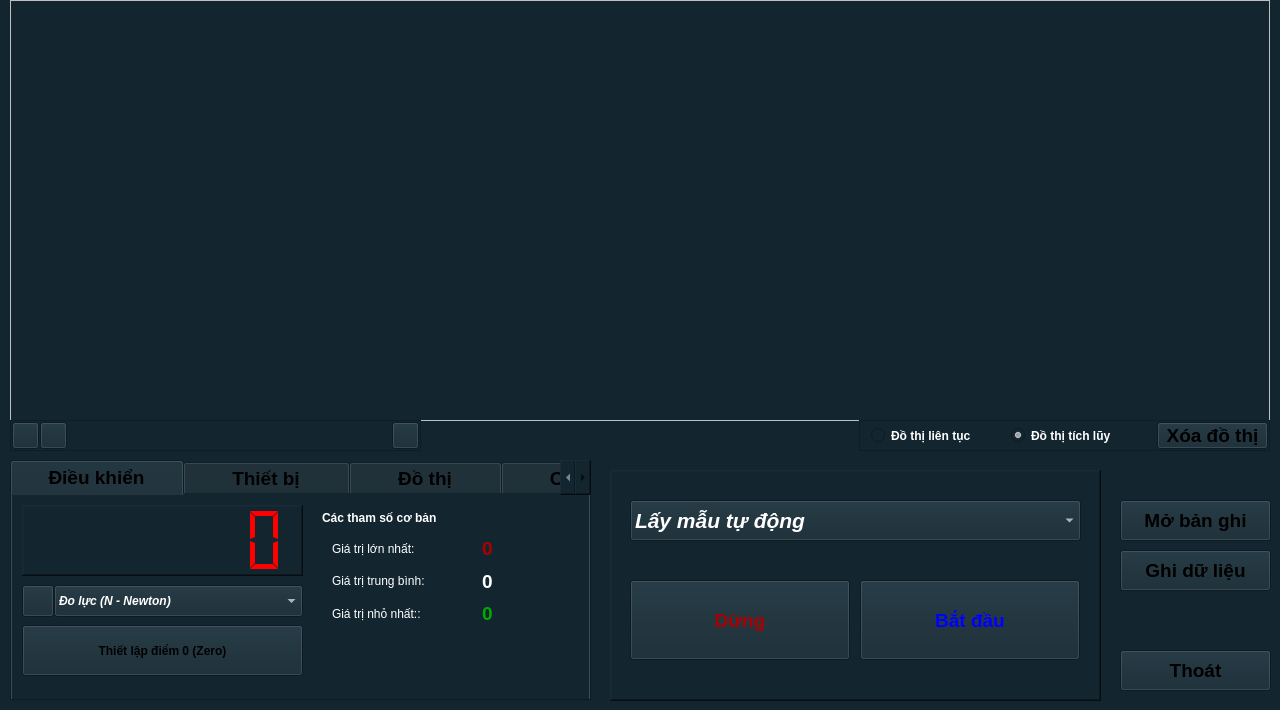
<?xml version="1.0" encoding="UTF-8"?>
<ui version="4.0">
 <class>Module_MOD1102</class>
 <widget class="QWidget" name="Module_MOD1102">
  <property name="geometry">
   <rect>
    <x>0</x>
    <y>0</y>
    <width>1280</width>
    <height>710</height>
   </rect>
  </property>
  <property name="windowTitle">
   <string>Form</string>
  </property>
  <property name="windowIcon">
   <iconset resource="../image.qrc">
    <normaloff>:/image/MFS1102.jpg</normaloff>:/image/MFS1102.jpg</iconset>
  </property>
  <property name="styleSheet">
   <string notr="true">background-color: #132630;</string>
  </property>
  <widget class="QFrame" name="frame_Chart">
   <property name="geometry">
    <rect>
     <x>10</x>
     <y>0</y>
     <width>1260</width>
     <height>421</height>
    </rect>
   </property>
   <property name="styleSheet">
    <string notr="true">QFrame { 
border: 1px solid #C0C0C0;
}</string>
   </property>
   <property name="frameShape">
    <enum>QFrame::StyledPanel</enum>
   </property>
   <property name="frameShadow">
    <enum>QFrame::Raised</enum>
   </property>
  </widget>
  <widget class="QPushButton" name="pushButton_Cancel">
   <property name="geometry">
    <rect>
     <x>1120</x>
     <y>650</y>
     <width>151</width>
     <height>41</height>
    </rect>
   </property>
   <property name="font">
    <font>
     <pointsize>14</pointsize>
     <weight>75</weight>
     <bold>true</bold>
    </font>
   </property>
   <property name="text">
    <string>Thoát</string>
   </property>
  </widget>
  <widget class="QFrame" name="frame">
   <property name="geometry">
    <rect>
     <x>610</x>
     <y>470</y>
     <width>491</width>
     <height>231</height>
    </rect>
   </property>
   <property name="styleSheet">
    <string notr="true">background-color: #132630;</string>
   </property>
   <property name="frameShape">
    <enum>QFrame::WinPanel</enum>
   </property>
   <property name="frameShadow">
    <enum>QFrame::Raised</enum>
   </property>
   <widget class="QPushButton" name="pushButton_Stop">
    <property name="geometry">
     <rect>
      <x>20</x>
      <y>110</y>
      <width>220</width>
      <height>80</height>
     </rect>
    </property>
    <property name="font">
     <font>
      <pointsize>14</pointsize>
      <weight>75</weight>
      <bold>true</bold>
     </font>
    </property>
    <property name="styleSheet">
     <string notr="true">color: rgb(170, 0, 0);</string>
    </property>
    <property name="text">
     <string>Dừng</string>
    </property>
   </widget>
   <widget class="QPushButton" name="pushButton_Next">
    <property name="geometry">
     <rect>
      <x>250</x>
      <y>110</y>
      <width>220</width>
      <height>80</height>
     </rect>
    </property>
    <property name="font">
     <font>
      <pointsize>14</pointsize>
      <weight>75</weight>
      <bold>true</bold>
     </font>
    </property>
    <property name="styleSheet">
     <string notr="true">color: rgb(0, 0, 255);</string>
    </property>
    <property name="text">
     <string>Bắt đầu</string>
    </property>
   </widget>
   <widget class="QComboBox" name="comboBox_SelectSample">
    <property name="geometry">
     <rect>
      <x>20</x>
      <y>30</y>
      <width>451</width>
      <height>41</height>
     </rect>
    </property>
    <property name="font">
     <font>
      <pointsize>16</pointsize>
      <weight>75</weight>
      <italic>true</italic>
      <bold>true</bold>
     </font>
    </property>
    <property name="layoutDirection">
     <enum>Qt::LeftToRight</enum>
    </property>
    <property name="styleSheet">
     <string notr="true">color: rgb(255, 255, 255);</string>
    </property>
    <property name="editable">
     <bool>false</bool>
    </property>
    <item>
     <property name="text">
      <string>Lấy mẫu tự động</string>
     </property>
    </item>
    <item>
     <property name="text">
      <string>Lấy mẫu khi nhấn &quot;Bắt đầu&quot;</string>
     </property>
    </item>
    <item>
     <property name="text">
      <string>Lấy mẫu so sánh (3 đường đồ thị)</string>
     </property>
    </item>
   </widget>
  </widget>
  <widget class="QTabWidget" name="tabWidget">
   <property name="geometry">
    <rect>
     <x>10</x>
     <y>460</y>
     <width>581</width>
     <height>241</height>
    </rect>
   </property>
   <property name="font">
    <font>
     <pointsize>14</pointsize>
     <weight>75</weight>
     <bold>true</bold>
    </font>
   </property>
   <property name="currentIndex">
    <number>0</number>
   </property>
   <widget class="QWidget" name="tab_Infor">
    <attribute name="title">
     <string>     Điều khiển     </string>
    </attribute>
    <widget class="QWidget" name="verticalLayoutWidget">
     <property name="geometry">
      <rect>
       <x>320</x>
       <y>40</y>
       <width>151</width>
       <height>92</height>
      </rect>
     </property>
     <layout class="QVBoxLayout" name="verticalLayout">
      <item>
       <widget class="QLabel" name="label">
        <property name="font">
         <font>
          <weight>50</weight>
          <bold>false</bold>
         </font>
        </property>
        <property name="styleSheet">
         <string notr="true">color: rgb(255, 255, 255);</string>
        </property>
        <property name="text">
         <string>Giá trị lớn nhất:</string>
        </property>
       </widget>
      </item>
      <item>
       <widget class="QLabel" name="label_3">
        <property name="font">
         <font>
          <weight>50</weight>
          <bold>false</bold>
         </font>
        </property>
        <property name="styleSheet">
         <string notr="true">color: rgb(255, 255, 255);</string>
        </property>
        <property name="text">
         <string>Giá trị trung bình:</string>
        </property>
       </widget>
      </item>
      <item>
       <widget class="QLabel" name="label_2">
        <property name="font">
         <font>
          <weight>50</weight>
          <bold>false</bold>
         </font>
        </property>
        <property name="styleSheet">
         <string notr="true">color: rgb(255, 255, 255);</string>
        </property>
        <property name="text">
         <string>Giá trị nhỏ nhất::</string>
        </property>
       </widget>
      </item>
     </layout>
    </widget>
    <widget class="QWidget" name="verticalLayoutWidget_2">
     <property name="geometry">
      <rect>
       <x>470</x>
       <y>40</y>
       <width>101</width>
       <height>92</height>
      </rect>
     </property>
     <layout class="QVBoxLayout" name="verticalLayout_2">
      <item>
       <widget class="QLabel" name="label_ValueMax">
        <property name="font">
         <font>
          <pointsize>14</pointsize>
          <weight>75</weight>
          <bold>true</bold>
         </font>
        </property>
        <property name="styleSheet">
         <string notr="true">color: rgb(170, 0, 0);</string>
        </property>
        <property name="text">
         <string>0</string>
        </property>
       </widget>
      </item>
      <item>
       <widget class="QLabel" name="label_ValueAvg">
        <property name="font">
         <font>
          <pointsize>14</pointsize>
          <weight>75</weight>
          <bold>true</bold>
         </font>
        </property>
        <property name="styleSheet">
         <string notr="true">color: rgb(255, 255, 255);</string>
        </property>
        <property name="text">
         <string>0</string>
        </property>
       </widget>
      </item>
      <item>
       <widget class="QLabel" name="label_ValueMin">
        <property name="font">
         <font>
          <pointsize>14</pointsize>
          <weight>75</weight>
          <bold>true</bold>
         </font>
        </property>
        <property name="styleSheet">
         <string notr="true">color: rgb(0, 170, 0);</string>
        </property>
        <property name="text">
         <string>0</string>
        </property>
       </widget>
      </item>
     </layout>
    </widget>
    <widget class="QLabel" name="label_sampleInfo">
     <property name="geometry">
      <rect>
       <x>310</x>
       <y>10</y>
       <width>261</width>
       <height>26</height>
      </rect>
     </property>
     <property name="font">
      <font>
       <weight>75</weight>
       <bold>true</bold>
      </font>
     </property>
     <property name="styleSheet">
      <string notr="true">color: rgb(255, 255, 255);</string>
     </property>
     <property name="text">
      <string>Các tham số cơ bản</string>
     </property>
    </widget>
    <widget class="QFrame" name="frame_2">
     <property name="geometry">
      <rect>
       <x>0</x>
       <y>0</y>
       <width>301</width>
       <height>191</height>
      </rect>
     </property>
     <property name="styleSheet">
      <string notr="true">background-color: #132630;</string>
     </property>
     <property name="frameShape">
      <enum>QFrame::NoFrame</enum>
     </property>
     <property name="frameShadow">
      <enum>QFrame::Raised</enum>
     </property>
     <widget class="QPushButton" name="pushButton">
      <property name="geometry">
       <rect>
        <x>10</x>
        <y>90</y>
        <width>32</width>
        <height>32</height>
       </rect>
      </property>
      <property name="styleSheet">
       <string notr="true"/>
      </property>
      <property name="text">
       <string/>
      </property>
      <property name="icon">
       <iconset resource="../image.qrc">
        <normaloff>:/image/MFS1101_Icon.jpg</normaloff>:/image/MFS1101_Icon.jpg</iconset>
      </property>
      <property name="iconSize">
       <size>
        <width>32</width>
        <height>32</height>
       </size>
      </property>
     </widget>
     <widget class="QLCDNumber" name="lcdNumber_Value">
      <property name="geometry">
       <rect>
        <x>10</x>
        <y>10</y>
        <width>281</width>
        <height>71</height>
       </rect>
      </property>
      <property name="styleSheet">
       <string notr="true">background-color: #132630;
color: rgb(255, 0, 0);</string>
      </property>
      <property name="frameShape">
       <enum>QFrame::WinPanel</enum>
      </property>
      <property name="lineWidth">
       <number>1</number>
      </property>
      <property name="smallDecimalPoint">
       <bool>false</bool>
      </property>
      <property name="digitCount">
       <number>7</number>
      </property>
      <property name="segmentStyle">
       <enum>QLCDNumber::Flat</enum>
      </property>
      <property name="value" stdset="0">
       <double>0.000000000000000</double>
      </property>
      <property name="intValue" stdset="0">
       <number>0</number>
      </property>
     </widget>
     <widget class="QComboBox" name="comboBox_Unit">
      <property name="geometry">
       <rect>
        <x>42</x>
        <y>90</y>
        <width>249</width>
        <height>32</height>
       </rect>
      </property>
      <property name="font">
       <font>
        <weight>75</weight>
        <italic>true</italic>
        <bold>true</bold>
       </font>
      </property>
      <property name="styleSheet">
       <string notr="true">color: rgb(255, 255, 255);</string>
      </property>
      <item>
       <property name="text">
        <string>Đo lực (N - Newton)</string>
       </property>
      </item>
      <item>
       <property name="text">
        <string>Đo khối lượng (G - Gram)</string>
       </property>
      </item>
      <item>
       <property name="text">
        <string>Đo khối lượng (Kg - Kilogram)</string>
       </property>
      </item>
      <item>
       <property name="text">
        <string>Đo trọng lượng (N - Newton)</string>
       </property>
      </item>
     </widget>
     <widget class="QPushButton" name="pushButton_setZero">
      <property name="geometry">
       <rect>
        <x>10</x>
        <y>130</y>
        <width>281</width>
        <height>51</height>
       </rect>
      </property>
      <property name="font">
       <font>
        <weight>75</weight>
        <bold>true</bold>
       </font>
      </property>
      <property name="text">
       <string>Thiết lập điểm 0 (Zero)</string>
      </property>
     </widget>
    </widget>
   </widget>
   <widget class="QWidget" name="tab_2">
    <attribute name="title">
     <string>       Thiết bị       </string>
    </attribute>
    <widget class="QWidget" name="verticalLayoutWidget_4">
     <property name="geometry">
      <rect>
       <x>150</x>
       <y>10</y>
       <width>291</width>
       <height>101</height>
      </rect>
     </property>
     <layout class="QVBoxLayout" name="verticalLayout_3">
      <item>
       <widget class="QLabel" name="label_Name">
        <property name="styleSheet">
         <string notr="true">color: rgb(255, 255, 255);</string>
        </property>
        <property name="text">
         <string/>
        </property>
       </widget>
      </item>
      <item>
       <widget class="QLabel" name="label_Address">
        <property name="styleSheet">
         <string notr="true">color: rgb(255, 255, 255);</string>
        </property>
        <property name="text">
         <string/>
        </property>
       </widget>
      </item>
      <item>
       <widget class="QLabel" name="label_SerialNumber">
        <property name="styleSheet">
         <string notr="true">color: rgb(255, 255, 255);</string>
        </property>
        <property name="text">
         <string/>
        </property>
       </widget>
      </item>
     </layout>
    </widget>
    <widget class="QWidget" name="verticalLayoutWidget_5">
     <property name="geometry">
      <rect>
       <x>10</x>
       <y>10</y>
       <width>111</width>
       <height>131</height>
      </rect>
     </property>
     <layout class="QVBoxLayout" name="verticalLayout_5">
      <item>
       <widget class="QLabel" name="label_4">
        <property name="styleSheet">
         <string notr="true">color: rgb(255, 255, 255);</string>
        </property>
        <property name="text">
         <string>Tên thiết bị:</string>
        </property>
       </widget>
      </item>
      <item>
       <widget class="QLabel" name="label_6">
        <property name="styleSheet">
         <string notr="true">color: rgb(255, 255, 255);</string>
        </property>
        <property name="text">
         <string>Địa chỉ:</string>
        </property>
       </widget>
      </item>
      <item>
       <widget class="QLabel" name="label_7">
        <property name="styleSheet">
         <string notr="true">color: rgb(255, 255, 255);</string>
        </property>
        <property name="text">
         <string>Mã sê-ri:</string>
        </property>
       </widget>
      </item>
      <item>
       <widget class="QLabel" name="label_5">
        <property name="styleSheet">
         <string notr="true">color: rgb(255, 255, 255);</string>
        </property>
        <property name="text">
         <string>Mô tả:</string>
        </property>
       </widget>
      </item>
     </layout>
    </widget>
    <widget class="QWidget" name="verticalLayoutWidget_3">
     <property name="geometry">
      <rect>
       <x>150</x>
       <y>110</y>
       <width>291</width>
       <height>61</height>
      </rect>
     </property>
     <layout class="QVBoxLayout" name="verticalLayout_4">
      <item>
       <widget class="QLabel" name="label_Description">
        <property name="styleSheet">
         <string notr="true">color: rgb(255, 255, 255);</string>
        </property>
        <property name="text">
         <string/>
        </property>
        <property name="alignment">
         <set>Qt::AlignLeading|Qt::AlignLeft|Qt::AlignTop</set>
        </property>
       </widget>
      </item>
     </layout>
    </widget>
   </widget>
   <widget class="QWidget" name="tab">
    <attribute name="title">
     <string>       Đồ thị       </string>
    </attribute>
    <widget class="QLabel" name="label_15">
     <property name="geometry">
      <rect>
       <x>40</x>
       <y>10</y>
       <width>101</width>
       <height>22</height>
      </rect>
     </property>
     <property name="styleSheet">
      <string notr="true">color: rgb(255, 255, 255);</string>
     </property>
     <property name="text">
      <string>Trục Y - Thấp</string>
     </property>
    </widget>
    <widget class="QLabel" name="label_16">
     <property name="geometry">
      <rect>
       <x>230</x>
       <y>10</y>
       <width>91</width>
       <height>22</height>
      </rect>
     </property>
     <property name="styleSheet">
      <string notr="true">color: rgb(255, 255, 255);</string>
     </property>
     <property name="text">
      <string>Trục Y - Cao</string>
     </property>
    </widget>
    <widget class="QSpinBox" name="spinBox_AxisY_Range_Min">
     <property name="geometry">
      <rect>
       <x>30</x>
       <y>35</y>
       <width>111</width>
       <height>81</height>
      </rect>
     </property>
     <property name="styleSheet">
      <string notr="true">QSpinBox
{
background-color: rgb(255, 255, 255);
color: rgb(0, 0, 0);
}
QSpinBox::up-button
{
    min-width:40px;
    min-height: 20px;
}
QSpinBox::down-button
{
    min-width: 40px;
    min-height: 20px;
}</string>
     </property>
     <property name="minimum">
      <number>-9999999</number>
     </property>
     <property name="maximum">
      <number>9999999</number>
     </property>
     <property name="value">
      <number>0</number>
     </property>
    </widget>
    <widget class="QSpinBox" name="spinBox_AxisY_Range_Max">
     <property name="geometry">
      <rect>
       <x>220</x>
       <y>35</y>
       <width>111</width>
       <height>81</height>
      </rect>
     </property>
     <property name="styleSheet">
      <string notr="true">QSpinBox
{
background-color: rgb(255, 255, 255);
color: rgb(0, 0, 0);
}
QSpinBox::up-button
{
    min-width:40px;
    min-height: 20px;
}
QSpinBox::down-button
{
    min-width: 40px;
    min-height: 20px;
}</string>
     </property>
     <property name="minimum">
      <number>-9999999</number>
     </property>
     <property name="maximum">
      <number>9999999</number>
     </property>
     <property name="value">
      <number>1</number>
     </property>
    </widget>
    <widget class="QLabel" name="label_17">
     <property name="geometry">
      <rect>
       <x>390</x>
       <y>10</y>
       <width>161</width>
       <height>22</height>
      </rect>
     </property>
     <property name="styleSheet">
      <string notr="true">color: rgb(255, 255, 255);</string>
     </property>
     <property name="text">
      <string>Số lượng mẫu (trục X):</string>
     </property>
    </widget>
    <widget class="QSpinBox" name="spinBox_AxitX_Range_Max">
     <property name="geometry">
      <rect>
       <x>410</x>
       <y>35</y>
       <width>111</width>
       <height>81</height>
      </rect>
     </property>
     <property name="styleSheet">
      <string notr="true">QSpinBox
{
background-color: rgb(255, 255, 255);
color: rgb(0, 0, 0);
}
QSpinBox::up-button
{
    min-width:40px;
    min-height: 20px;
}
QSpinBox::down-button
{
    min-width: 40px;
    min-height: 20px;
}</string>
     </property>
     <property name="minimum">
      <number>10</number>
     </property>
     <property name="maximum">
      <number>1000</number>
     </property>
     <property name="value">
      <number>100</number>
     </property>
    </widget>
    <widget class="QPushButton" name="pushButton_SetConfigChart">
     <property name="geometry">
      <rect>
       <x>90</x>
       <y>130</y>
       <width>371</width>
       <height>51</height>
      </rect>
     </property>
     <property name="font">
      <font>
       <weight>75</weight>
       <bold>true</bold>
      </font>
     </property>
     <property name="text">
      <string>Cài đặt đồ thị</string>
     </property>
    </widget>
   </widget>
   <widget class="QWidget" name="tab_3">
    <attribute name="title">
     <string>       Cài đặt       </string>
    </attribute>
    <widget class="QLabel" name="label_12">
     <property name="geometry">
      <rect>
       <x>290</x>
       <y>35</y>
       <width>41</width>
       <height>22</height>
      </rect>
     </property>
     <property name="styleSheet">
      <string notr="true">color: rgb(255, 255, 255);</string>
     </property>
     <property name="text">
      <string>(ms)</string>
     </property>
    </widget>
    <widget class="QLabel" name="label_11">
     <property name="geometry">
      <rect>
       <x>20</x>
       <y>40</y>
       <width>141</width>
       <height>22</height>
      </rect>
     </property>
     <property name="styleSheet">
      <string notr="true">color: rgb(255, 255, 255);</string>
     </property>
     <property name="text">
      <string>Thời gian lấy mẫu :</string>
     </property>
    </widget>
    <widget class="QPushButton" name="pushButton_SetSampleTime">
     <property name="geometry">
      <rect>
       <x>330</x>
       <y>20</y>
       <width>151</width>
       <height>61</height>
      </rect>
     </property>
     <property name="text">
      <string>Cài đặt</string>
     </property>
    </widget>
    <widget class="QPushButton" name="pushButton_Calib">
     <property name="geometry">
      <rect>
       <x>330</x>
       <y>130</y>
       <width>151</width>
       <height>61</height>
      </rect>
     </property>
     <property name="text">
      <string>Hiệu chuẩn</string>
     </property>
    </widget>
    <widget class="QSpinBox" name="spinBox_SampleTime">
     <property name="geometry">
      <rect>
       <x>170</x>
       <y>10</y>
       <width>111</width>
       <height>81</height>
      </rect>
     </property>
     <property name="styleSheet">
      <string notr="true">QSpinBox
{
background-color: rgb(255, 255, 255);
color: rgb(0, 0, 0);
}
QSpinBox::up-button
{
    min-width:40px;
    min-height: 20px;
}
QSpinBox::down-button
{
    min-width: 40px;
    min-height: 20px;
}</string>
     </property>
     <property name="minimum">
      <number>1</number>
     </property>
     <property name="maximum">
      <number>9999999</number>
     </property>
     <property name="value">
      <number>100</number>
     </property>
    </widget>
    <widget class="QLabel" name="label_9">
     <property name="geometry">
      <rect>
       <x>21</x>
       <y>149</y>
       <width>141</width>
       <height>22</height>
      </rect>
     </property>
     <property name="styleSheet">
      <string notr="true">color: rgb(255, 255, 255);</string>
     </property>
     <property name="text">
      <string>Hiệu chuẩn thiết bị.</string>
     </property>
    </widget>
    <widget class="Line" name="line">
     <property name="geometry">
      <rect>
       <x>20</x>
       <y>100</y>
       <width>391</width>
       <height>16</height>
      </rect>
     </property>
     <property name="orientation">
      <enum>Qt::Horizontal</enum>
     </property>
    </widget>
    <widget class="QLabel" name="label_calibInfo">
     <property name="geometry">
      <rect>
       <x>40</x>
       <y>170</y>
       <width>281</width>
       <height>22</height>
      </rect>
     </property>
     <property name="font">
      <font>
       <italic>true</italic>
      </font>
     </property>
     <property name="styleSheet">
      <string notr="true">color: rgb(255, 255, 127);</string>
     </property>
     <property name="text">
      <string>(chưa hiệu chuẩn)</string>
     </property>
    </widget>
   </widget>
  </widget>
  <widget class="QPushButton" name="pushButton_SaveData">
   <property name="geometry">
    <rect>
     <x>1120</x>
     <y>550</y>
     <width>151</width>
     <height>41</height>
    </rect>
   </property>
   <property name="font">
    <font>
     <pointsize>14</pointsize>
     <weight>75</weight>
     <bold>true</bold>
    </font>
   </property>
   <property name="text">
    <string>Ghi dữ liệu</string>
   </property>
  </widget>
  <widget class="QPushButton" name="pushButton_OpenData">
   <property name="geometry">
    <rect>
     <x>1120</x>
     <y>500</y>
     <width>151</width>
     <height>41</height>
    </rect>
   </property>
   <property name="font">
    <font>
     <pointsize>14</pointsize>
     <weight>75</weight>
     <bold>true</bold>
    </font>
   </property>
   <property name="text">
    <string>Mở bản ghi</string>
   </property>
  </widget>
  <widget class="QFrame" name="frame_setChart">
   <property name="geometry">
    <rect>
     <x>859</x>
     <y>420</y>
     <width>411</width>
     <height>31</height>
    </rect>
   </property>
   <property name="frameShape">
    <enum>QFrame::StyledPanel</enum>
   </property>
   <property name="frameShadow">
    <enum>QFrame::Raised</enum>
   </property>
   <widget class="QRadioButton" name="radioButton_Continuously">
    <property name="geometry">
     <rect>
      <x>12</x>
      <y>2</y>
      <width>141</width>
      <height>27</height>
     </rect>
    </property>
    <property name="font">
     <font>
      <weight>75</weight>
      <bold>true</bold>
     </font>
    </property>
    <property name="styleSheet">
     <string notr="true">color: rgb(255, 255, 255);</string>
    </property>
    <property name="text">
     <string>Đồ thị liên tục</string>
    </property>
    <property name="checked">
     <bool>false</bool>
    </property>
   </widget>
   <widget class="QRadioButton" name="radioButton_Accumulation">
    <property name="geometry">
     <rect>
      <x>152</x>
      <y>2</y>
      <width>131</width>
      <height>27</height>
     </rect>
    </property>
    <property name="font">
     <font>
      <weight>75</weight>
      <bold>true</bold>
     </font>
    </property>
    <property name="styleSheet">
     <string notr="true">color: rgb(255, 255, 255);</string>
    </property>
    <property name="text">
     <string>Đồ thị tích lũy</string>
    </property>
    <property name="checked">
     <bool>true</bool>
    </property>
   </widget>
   <widget class="QPushButton" name="pushButton_ClearChart">
    <property name="geometry">
     <rect>
      <x>298</x>
      <y>2</y>
      <width>111</width>
      <height>27</height>
     </rect>
    </property>
    <property name="font">
     <font>
      <pointsize>14</pointsize>
      <weight>75</weight>
      <bold>true</bold>
     </font>
    </property>
    <property name="text">
     <string>Xóa đồ thị</string>
    </property>
   </widget>
  </widget>
  <widget class="QFrame" name="frame_trackLine">
   <property name="geometry">
    <rect>
     <x>10</x>
     <y>420</y>
     <width>411</width>
     <height>31</height>
    </rect>
   </property>
   <property name="frameShape">
    <enum>QFrame::StyledPanel</enum>
   </property>
   <property name="frameShadow">
    <enum>QFrame::Raised</enum>
   </property>
   <widget class="QPushButton" name="pushButton_TrackLine_Yax">
    <property name="geometry">
     <rect>
      <x>382</x>
      <y>2</y>
      <width>27</width>
      <height>27</height>
     </rect>
    </property>
    <property name="font">
     <font>
      <pointsize>14</pointsize>
      <weight>75</weight>
      <bold>true</bold>
     </font>
    </property>
    <property name="toolTip">
     <string>tính hệ số góc y=ax</string>
    </property>
    <property name="text">
     <string/>
    </property>
    <property name="icon">
     <iconset resource="../image.qrc">
      <normaloff>:/image/MFS0103_Track_yax.jpg</normaloff>:/image/MFS0103_Track_yax.jpg</iconset>
    </property>
    <property name="iconSize">
     <size>
      <width>25</width>
      <height>25</height>
     </size>
    </property>
   </widget>
   <widget class="QPushButton" name="pushButton_TrackLine_Default">
    <property name="geometry">
     <rect>
      <x>2</x>
      <y>2</y>
      <width>27</width>
      <height>27</height>
     </rect>
    </property>
    <property name="font">
     <font>
      <pointsize>14</pointsize>
      <weight>75</weight>
      <bold>true</bold>
     </font>
    </property>
    <property name="toolTip">
     <string>trục tọa độ ảo</string>
    </property>
    <property name="text">
     <string/>
    </property>
    <property name="icon">
     <iconset resource="../image.qrc">
      <normaloff>:/image/MFS0103_Track_D.jpg</normaloff>:/image/MFS0103_Track_D.jpg</iconset>
    </property>
    <property name="iconSize">
     <size>
      <width>25</width>
      <height>25</height>
     </size>
    </property>
   </widget>
   <widget class="QPushButton" name="pushButton_TrackLine_Tooltip">
    <property name="geometry">
     <rect>
      <x>30</x>
      <y>2</y>
      <width>27</width>
      <height>27</height>
     </rect>
    </property>
    <property name="font">
     <font>
      <pointsize>14</pointsize>
      <weight>75</weight>
      <bold>true</bold>
     </font>
    </property>
    <property name="toolTip">
     <string>bắt điểm</string>
    </property>
    <property name="text">
     <string/>
    </property>
    <property name="icon">
     <iconset resource="../image.qrc">
      <normaloff>:/image/MFS0103_Track_T.jpg</normaloff>:/image/MFS0103_Track_T.jpg</iconset>
    </property>
    <property name="iconSize">
     <size>
      <width>25</width>
      <height>25</height>
     </size>
    </property>
   </widget>
  </widget>
 </widget>
 <resources>
  <include location="../image.qrc"/>
 </resources>
 <connections/>
</ui>
